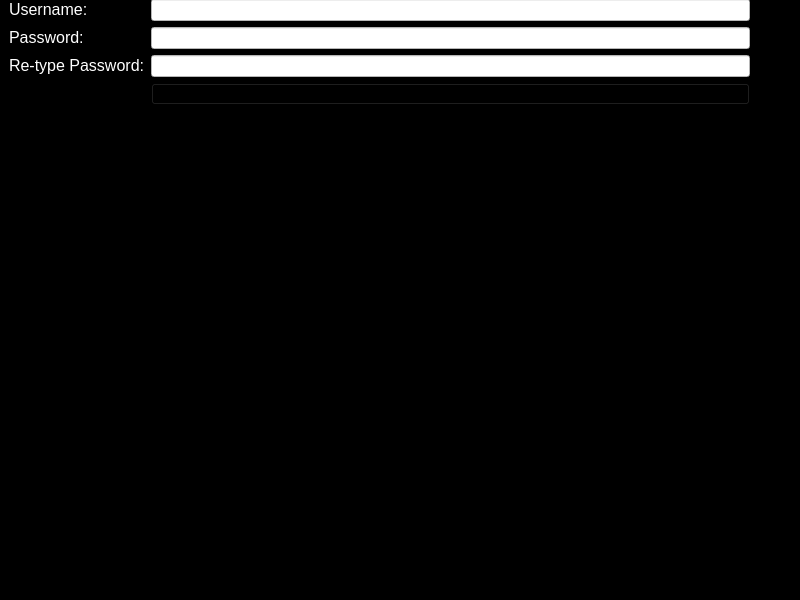
<?xml version="1.0" encoding="UTF-8"?>
<ui version="4.0">
 <class>MainWindow2</class>
 <widget class="QMainWindow" name="MainWindow2">
  <property name="geometry">
   <rect>
    <x>0</x>
    <y>0</y>
    <width>800</width>
    <height>600</height>
   </rect>
  </property>
  <property name="windowTitle">
   <string>MainWindow</string>
  </property>
  <property name="styleSheet">
   <string notr="true">background-color: rgb(0, 0, 0);</string>
  </property>
  <widget class="QWidget" name="centralwidget">
   <widget class="QWidget" name="formLayoutWidget">
    <property name="geometry">
     <rect>
      <x>9</x>
      <y>-1</y>
      <width>741</width>
      <height>341</height>
     </rect>
    </property>
    <layout class="QFormLayout" name="formLayout_2">
     <item row="0" column="0">
      <widget class="QLabel" name="label">
       <property name="text">
        <string>&lt;html&gt;&lt;head/&gt;&lt;body&gt;&lt;p&gt;&lt;span style=&quot; font-size:12pt; color:#ffffff;&quot;&gt;Username:&lt;/span&gt;&lt;/p&gt;&lt;/body&gt;&lt;/html&gt;</string>
       </property>
      </widget>
     </item>
     <item row="1" column="0">
      <widget class="QLabel" name="label_2">
       <property name="text">
        <string>&lt;html&gt;&lt;head/&gt;&lt;body&gt;&lt;p&gt;&lt;span style=&quot; font-size:12pt; color:#ffffff;&quot;&gt;Password:&lt;/span&gt;&lt;/p&gt;&lt;/body&gt;&lt;/html&gt;</string>
       </property>
      </widget>
     </item>
     <item row="2" column="0">
      <widget class="QLabel" name="label_3">
       <property name="text">
        <string>&lt;html&gt;&lt;head/&gt;&lt;body&gt;&lt;p&gt;&lt;span style=&quot; font-size:12pt; color:#ffffff;&quot;&gt;Re-type Password:&lt;/span&gt;&lt;/p&gt;&lt;/body&gt;&lt;/html&gt;</string>
       </property>
      </widget>
     </item>
     <item row="0" column="1">
      <widget class="QLineEdit" name="lineEdit">
       <property name="styleSheet">
        <string notr="true">background-color: rgb(255, 255, 255);</string>
       </property>
      </widget>
     </item>
     <item row="1" column="1">
      <widget class="QLineEdit" name="lineEdit_2">
       <property name="styleSheet">
        <string notr="true">background-color: rgb(255, 255, 255);</string>
       </property>
       <property name="echoMode">
        <enum>QLineEdit::Password</enum>
       </property>
      </widget>
     </item>
     <item row="2" column="1">
      <widget class="QLineEdit" name="lineEdit_3">
       <property name="styleSheet">
        <string notr="true">background-color: rgb(255, 255, 255);</string>
       </property>
       <property name="echoMode">
        <enum>QLineEdit::Password</enum>
       </property>
      </widget>
     </item>
     <item row="3" column="1">
      <widget class="QPushButton" name="pushButton">
       <property name="text">
        <string>SIGN UP</string>
       </property>
      </widget>
     </item>
    </layout>
   </widget>
  </widget>
  <widget class="QMenuBar" name="menubar">
   <property name="geometry">
    <rect>
     <x>0</x>
     <y>0</y>
     <width>800</width>
     <height>22</height>
    </rect>
   </property>
  </widget>
  <widget class="QStatusBar" name="statusbar"/>
 </widget>
 <resources/>
 <connections/>
</ui>
